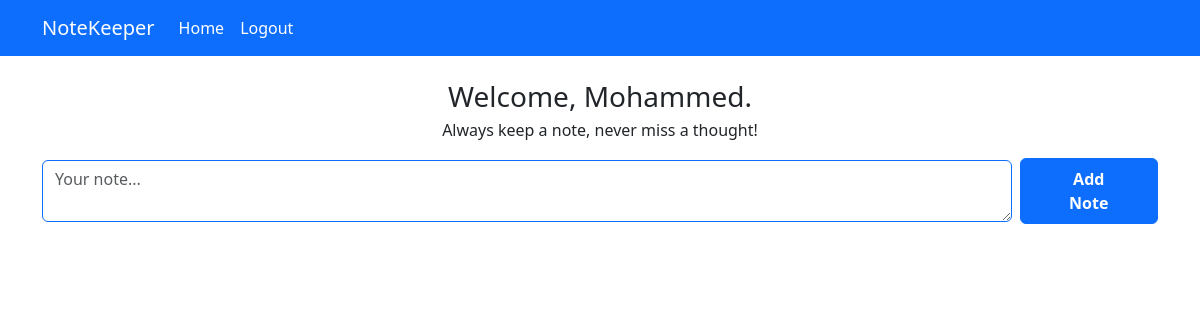
The page / (signed in) on the database as committed earlier.
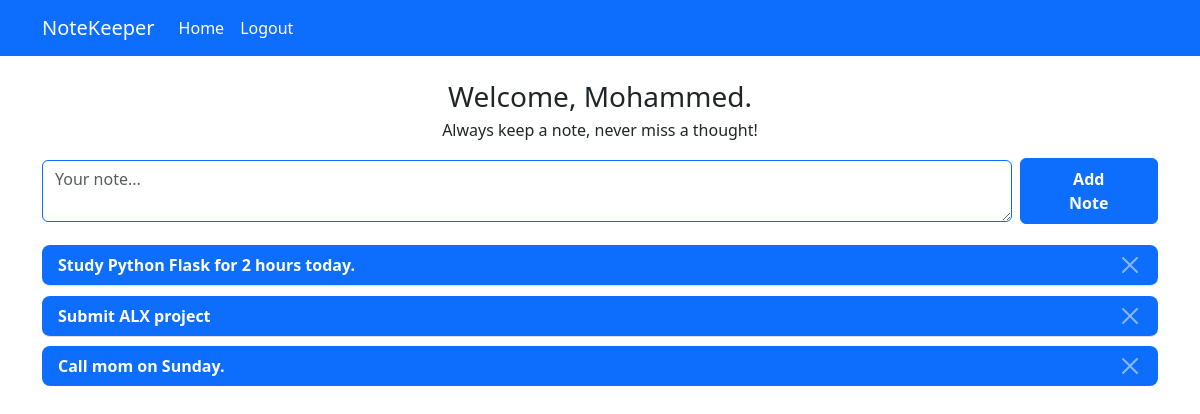
The same page on the database as committed later.
### website/models.py (models this page shows)
class User(db.Model, UserMixin):
    id = db.Column(db.Integer, primary_key=True)
    email = db.Column(db.String(150), unique=True)
    password = db.Column(db.String(150))
    full_name = db.Column(db.String(150))
    notes = db.relationship('Note')

class Note(db.Model):
    id = db.Column(db.Integer, primary_key=True)
    data = db.Column(db.String(10000))
    date = db.Column(db.DateTime(timezone=True), default=func.now())
    user_id = db.Column(db.Integer, db.ForeignKey('user.id'))

### website/views.py (the view, shortened to what this page needs)
@views.route('/', methods=['GET','POST'])
@login_required
def home():
    return render_template("home.html", user=current_user)

### website/__init__.py (called while the page is built)
def create_app():
    app = Flask(__name__)
    app.config["SECRET_KEY"] = "secert_key"
    app.config["SQLALCHEMY_DATABASE_URI"] = f'sqlite:///{DB_NAME}'
    db.init_app(app)
    from .views import views
    from .auth import auth
    app.register_blueprint(views, url_prefix='/')
    app.register_blueprint(auth, url_prefix='/')
    from .models import User, Note
    create_database(app)
    login_manager = LoginManager()
    login_manager.login_view = 'auth.login'
    login_manager.init_app(app)
    @login_manager.user_loader
    def load_user(id):
        return User.query.get(int(id))
    return app

### website/templates/home.html
{% extends "base.html" %} {% block title %}Home{% endblock %} {% block content
%}
<h3 align="center">Welcome, {{user.full_name.split()[0]}}.</h3>
<p align="center">Always keep a note, never miss a thought!</p>
<form method="POST" class="home-form">
  <textarea
    name="note"
    id="note"
    class="form-control"
    placeholder="Your note..."
  ></textarea>
  <div align="center">
    <button type="submit" class="btn btn-primary">Add Note</button>
  </div>
</form>
<ul class="list-group list-group-flush" id="notes">
  {% for note in user.notes[::-1] %}
  <li class="list-group-item">
    {{ note.data }}
    <button
      type="button"
      class="btn-close btn-close-white"
      onClick="deleteNote({{ note.id }})"
      aria-label="Close"
    ></button>
  </li>
  {% endfor%}
</ul>
{% endblock %}

### website/templates/base.html (shortened to what this page needs)
<!DOCTYPE html>
<html lang="en">
  <head>
    <link
      href="https://cdn.jsdelivr.net/npm/bootstrap@5.3.3/dist/css/bootstrap.min.css"
      rel="stylesheet"
    />
    <link href="../static/style.css" rel="stylesheet" />
  </head>
  <body>
    <nav class="navbar navbar-expand-lg navbar-light bg-primary">
      <div class="container">
        <a class="navbar-brand" href="/">NoteKeeper</a>
        <div class="collapse navbar-collapse" id="navbar">
          <div class="navbar-nav">
            {% if user.is_authenticated %}
            <a href="/" class="nav-item nav-link" id="home">Home</a>
            <a href="/logout" class="nav-item nav-link" id="logout">Logout</a>
            {% else %}
            <a href="/login" class="nav-item nav-link" id="login">Login</a>
            <a href="/sign-up" class="nav-item nav-link" id="signUp">Sign Up</a>
            {% endif %}
          </div>
        </div>
      </div>
    </nav>
    <div class="container">{% block content %} {% endblock %}</div>
  </body>
</html>

### website/static/style.css (style rules this page uses)
body { width: 100%; height: 100vh; }
.navbar-brand, .navbar-nav a { color: #fff !important; }
h3 { margin: 1.5rem 0 0.3rem; }
.home-form { display: grid; grid-template-columns: 7fr 1fr; align-items: center; align-content: center; gap: 0.5rem; margin: 0 auto; }
.home-form button { padding: 0.5rem 2rem; font-weight: 700; float: right; }
.home-form textarea { border: 1px solid #0d6efd; outline: none; }
#notes { margin: 1rem 0; }
#notes li { background-color: #0d6efd; color: #fff; font-weight: bold; border-radius: 0.5rem; margin: 0.3rem 0; }
button[type="button"] { float: right; color: #fff !important; border-radius: 0.3rem; }

Rows that differ between the two databases and show on the page:
added Note: data "Study Python Flask for 2 hours today."
added Note: data "Submit ALX project"
added Note: data "Call mom on Sunday."
